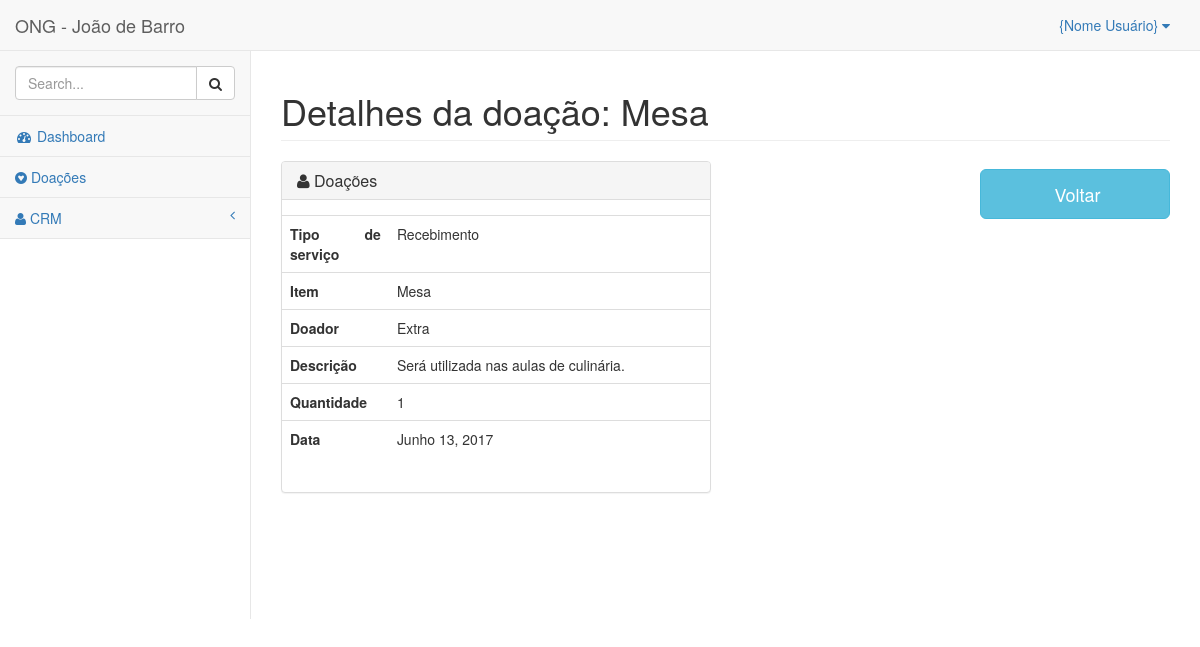
/doacoes/detalhes/3/, run on the app's committed database.
### donations/models.py (models this page shows, shortened)
class Donations(TimeModel):
    service_type = models.CharField('Tipo de serviço', max_length=12,
                                    choices=C_TYPE, default='Recebimento')
    donor = models.ForeignKey(Donors, verbose_name='Doador')
    item = models.CharField('Item', max_length=100, default='')
    description = models.TextField('Descrição', blank=True)
    quantity = models.PositiveSmallIntegerField('Quantidade', default=0)
    date = models.DateTimeField('Data', auto_now_add=True)
    class Meta:
        ordering = ['service_type']
        verbose_name = 'Doação'
        verbose_name_plural = 'Doações'

class Donors(TimeModel):
    name = models.CharField('Nome', max_length=100)
    slug = models.SlugField('Identificador', max_length=100, default='')
    def __str__(self):
        return str(self.name)
    class Meta:
        ordering = ['name']
        verbose_name = 'Doador'
        verbose_name_plural = 'Doadores'

### donations/templates/donations/donations_detail.html (shortened to what this page needs)
{% extends "base.html" %}
{% load widget_tweaks %}
{% block spacename %} Detalhes da doação: {{object.item}} {% endblock spacename %}
{% block container %}
<div class="container-fluid">
  <div class="row">
    <div class="col-md-6">
      <div class="panel-group">
        <div class="panel panel-default">
          <div class="panel-heading">
            <h4 class="panel-title"> <a data-toggle="collapse" href="#collapseOne">
              <span class="fa fa-user"></span> Doações </a> </h4>
          </div>
          <div id="collapseOne" class="panel-collapse collapse in">
            <div class="panel-body">
              <div class="row">
                <table class="table table-user-information">
                  <tbody>
                    <tr>
                      <th class="col-md-3 text-justify"> Tipo de serviço </th>
                      <td>{{ donations.service_type }}</td>
                    </tr>
                    <tr>
                      <th class="text-justify"> Item </th>
                      <td>{{ donations.item }}</td>
                    </tr>
                    <tr>
                      <th class="text-justify">  Doador </th>
                      <td>{{ donations.donor }}</td>
                    </tr>
                      <tr>
                        <th class="text-justify"> Descrição </th>
                        <td>{{ donations.description }}</td>
                      </tr>
                      <tr>
                        <th class="text-justify"> Quantidade </th>
                        <td>{{ donations.quantity }}</td>
                      </tr>
                      <tr>
                        <th class="text-justify"> Data </th>
                        <td>{{ donations.date|date }}</td>
                      </tr>
                  </tbody>
                </table>
              </div>
            </div>
          </div>
        </div>
      </div>
    </div>
    <div class="col-md-6">
      <form class="navbar-form navbar-right" action="." method="get">
        <a href="{% url 'donations:donation' %}">
          <button type="button" class="btn btn-info btn-lg" style="width: 190px; height: 50px">
             Voltar
          </button>
        </a>
      </form>
    </div>
  </div>
</div>
{% endblock %}

### core/static/distt/css/sb-admin-2.css (style rules this page uses)
body { background-color: #ffffff; }

### data on the page
Donations: item "Mesa", service_type "Recebimento", donor "Extra", description "Será utilizada nas aulas de culinária.", quantity "1", date "Junho 13, 2017"
